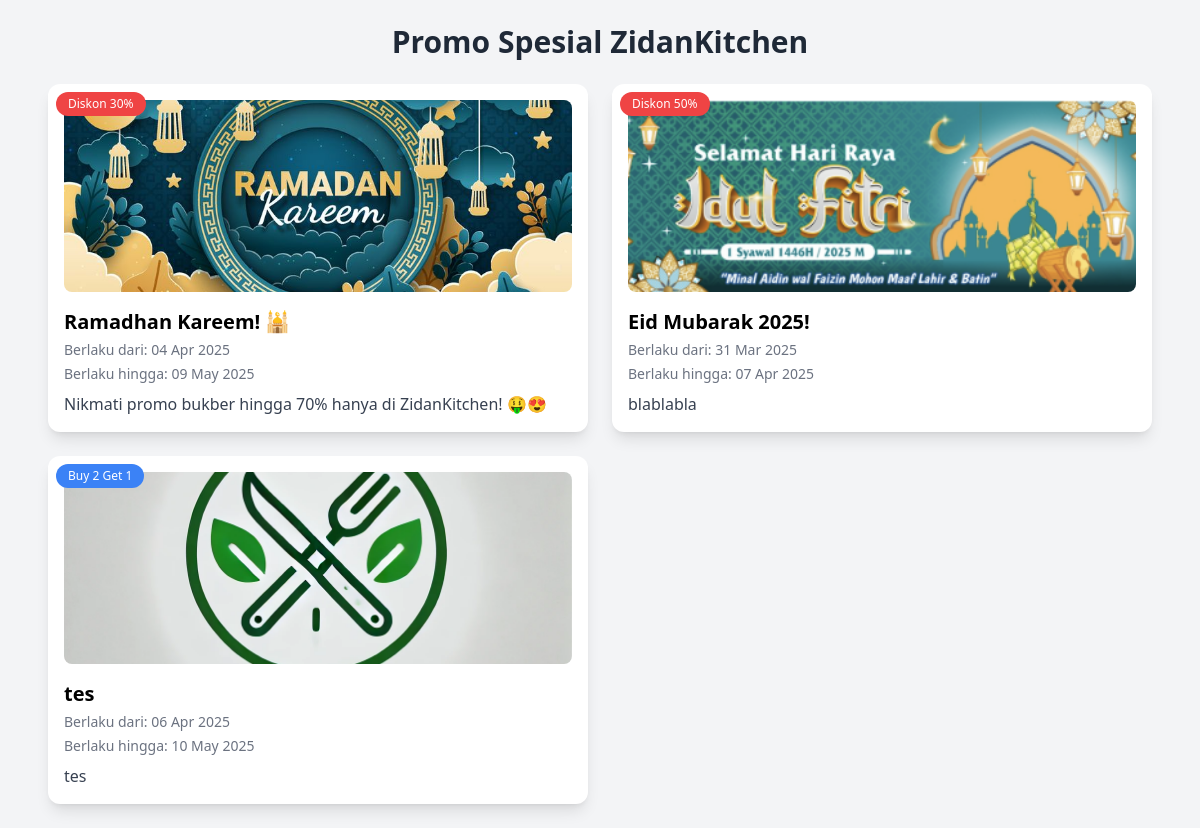
/promo.php, run on the app's committed database.
### tables this page shows
CREATE TABLE `promos` (
  `id` int NOT NULL,
  `title` varchar(255) NOT NULL,
  `description` text NOT NULL,
  `discount` int DEFAULT NULL,
  `promo_type` enum('discount','buy2get1','bundle') NOT NULL,
  `category_target` enum('makanan','minuman','dessert') DEFAULT NULL,
  `bundle_price` int DEFAULT NULL,
  `image` varchar(255) NOT NULL,
  `created_at` datetime DEFAULT CURRENT_TIMESTAMP,
  `updated_at` datetime DEFAULT NULL ON UPDATE CURRENT_TIMESTAMP,
  `start_date` date NOT NULL,
  `end_date` date NOT NULL
);

### public/promo.php (the view, shortened to what this page needs)
<?php
include '../config/db.php';
$promo_query = "SELECT * FROM promos WHERE CURDATE() BETWEEN start_date AND end_date";
$promos = $conn->query($promo_query);
?>
<!DOCTYPE html>
<html lang="id">
<head>
    <script src="https://cdn.tailwindcss.com"></script>
</head>
<body class="bg-gray-100">
    <div class="max-w-6xl mx-auto p-6">
        <h1 class="text-3xl font-bold text-center text-gray-800 mb-6">Promo Spesial ZidanKitchen</h1>
        <div class="grid md:grid-cols-2 grid-cols-1 gap-6">
            <?php while ($promo = $promos->fetch_assoc()): ?>
                <div class="bg-white p-4 rounded-xl shadow-lg hover:shadow-xl transition-all relative">
                    <img src="../assets/images/<?= $promo['image']; ?>" alt="<?= $promo['title']; ?>" class="w-full h-48 object-cover rounded-lg">
                    <h2 class="text-xl font-semibold mt-4"> <?= $promo['title']; ?> </h2>
                    <p class="text-gray-500 text-sm mt-1">Berlaku dari: <?= date('d M Y', strtotime($promo['start_date'])); ?></p>
                    <p class="text-gray-500 text-sm mt-1">Berlaku hingga: <?= date('d M Y', strtotime($promo['end_date'])); ?></p>
                    <p class="mt-2 text-gray-700"> <?= $promo['description']; ?> </p>
                    <?php if ($promo['promo_type'] == 'discount'): ?>
                        <span class="absolute top-2 left-2 bg-red-500 text-white text-xs px-3 py-1 rounded-full">
                            Diskon <?= $promo['discount']; ?>%
                        </span>
                    <?php elseif ($promo['promo_type'] == 'buy2get1'): ?>
                        <span class="absolute top-2 left-2 bg-blue-500 text-white text-xs px-3 py-1 rounded-full">
                            Buy 2 Get 1
                        </span>
                    <?php elseif ($promo['promo_type'] == 'bundle'): ?>
                        <span class="absolute top-2 left-2 bg-green-500 text-white text-xs px-3 py-1 rounded-full">
                            Paket Spesial: Rp <?= number_format($promo['bundle_price'], 0, ',', '.'); ?>
                        </span>
                    <?php endif; ?>
                </div>
            <?php endwhile; ?>
        </div>
    </div>
</body>
</html>

### data on the page
promos: image (picture), title "Ramadhan Kareem! 🕌", start_date "04 Apr 2025", end_date "09 May 2025", description "Nikmati promo bukber hingga 70% hanya di ZidanKitchen! 🤑😍", discount "30"
promos: image (picture), title "Eid Mubarak 2025!", start_date "31 Mar 2025", end_date "07 Apr 2025", description "blablabla", discount "50"
promos: image (placeholder picture), title "tes", start_date "06 Apr 2025", end_date "10 May 2025", description "tes", promo_type "Buy 2 Get 1"
